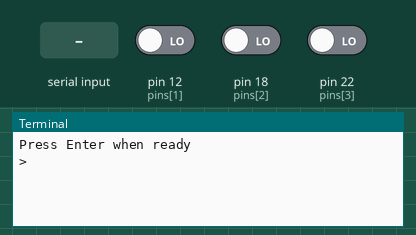
Simulated run of this program. Board: Raspberry Pi (header pin numbers). Parts: the last lines printed to the terminal. The test bench sets the inputs (shaded band); at power-on: pin 12 (pins[1]) LOW, pin 18 (pins[2]) LOW, pin 22 (pins[3]) LOW. At 2.8 s the program stops and its outputs stay as they are.

Above: at 1.2 s.
1.3 s: "1" typed at the terminal, then Enter
At 2.1 s:
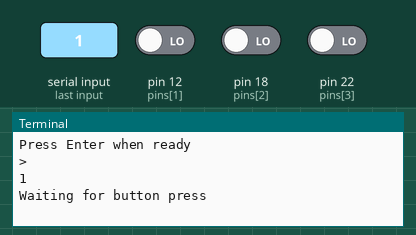
2.8 s: pin 12 (pins[1]) driven HIGH
At 3.2 s:
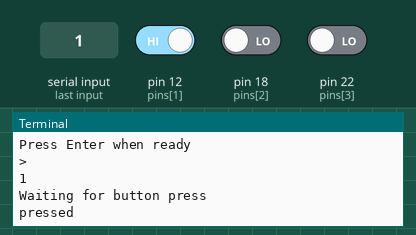

Measured:
- after the input at 1.3 s, the terminal: prints a new line at once (image 1)
- after the input at 2.8 s, the terminal: prints a new line at once (image 2)

The program:

readbutton-3.py
```python
#!/usr/bin/env python
# -*- coding: utf-8 -*-

import RPi.GPIO as GPIO
#import time

def my_callback(channel):
    print('Falling edge detected on 18')

def my_callback2(channel):
    print('Falling edge detected on 22')

GPIO.setmode(GPIO.BOARD)
GPIO.setwarnings(False)

pins = [16,12,18,22]

GPIO.setup(pins[0], GPIO.IN)
GPIO.setup(pins[1], GPIO.IN)
GPIO.setup(pins[2], GPIO.IN)
GPIO.setup(pins[3], GPIO.IN)

input("Press Enter when ready\n>")
print('Waiting for button press')

GPIO.add_event_detect(
    pins[2],
    GPIO.FALLING, #GPIO.BOTH,
    callback=my_callback,
    bouncetime=300)

GPIO.add_event_detect(
    pins[3],
    GPIO.FALLING, #GPIO.BOTH,
    callback=my_callback2,
    bouncetime=300)

try:
    GPIO.wait_for_edge(pins[1], GPIO.RISING)
    print("pressed")
    #sleep(30)
except KeyboardInterrupt:
    GPIO.cleanup()

GPIO.cleanup()
```
